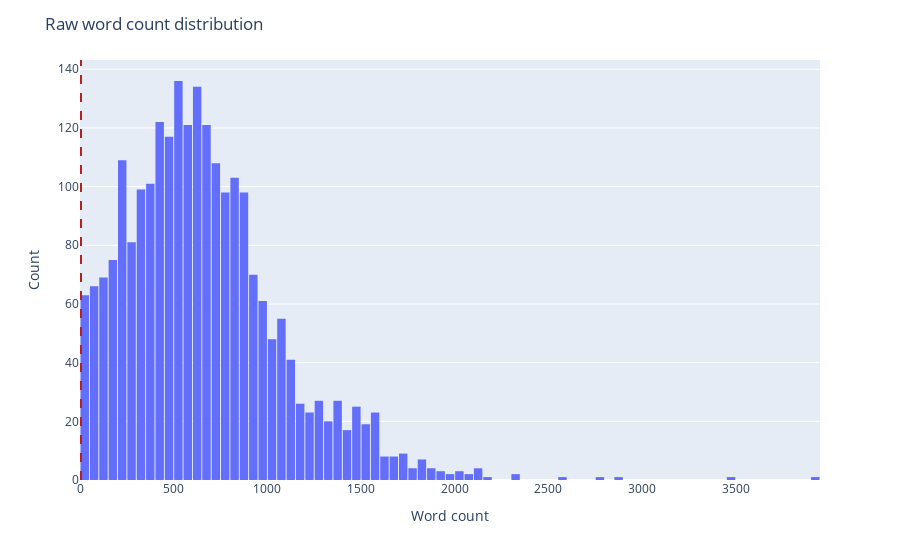

The notebook cell saved with this chart:
### Code cell
fig = px.histogram(tmp, x="word_count", nbins=100)
fig.update_layout(
    title_text="Raw word count distribution",
    xaxis_title_text="Word count",
    yaxis_title_text="Count",
    bargap=0.1,
)
fig.add_vline(x=4.5, line_dash="dash", line_color="firebrick")
fig.show()

### Figure 1 — Plotly figure (JSON) as saved in the notebook; plotly's stock layout.template omitted (floating-point values rounded to 4 significant figures; data arrays with more than 128 entries replaced by an {"elided": "..."} marker saying what was removed)
{"data": [{"alignmentgroup": "True", "bingroup": "x", "hovertemplate": "word_count=%{x}<br>count=%{y}<extra></extra>", "legendgroup": "", "marker": {"color": "#636efa", "pattern": {"shape": ""}}, "name": "", "nbinsx": 100, "offsetgroup": "", "orientation": "v", "showlegend": false, "type": "histogram", "x": {"elided": "2365 int values"}, "xaxis": "x", "yaxis": "y"}], "layout": {"bargap": 0.1, "barmode": "relative", "legend": {"tracegroupgap": 0}, "margin": {"t": 60}, "shapes": [{"line": {"color": "firebrick", "dash": "dash"}, "type": "line", "x0": 4.5, "x1": 4.5, "xref": "x", "y0": 0, "y1": 1, "yref": "y domain"}], "title": {"text": "Raw word count distribution"}, "xaxis": {"anchor": "y", "domain": [0, 1], "title": {"text": "Word count"}}, "yaxis": {"anchor": "x", "domain": [0, 1], "title": {"text": "Count"}}}}
